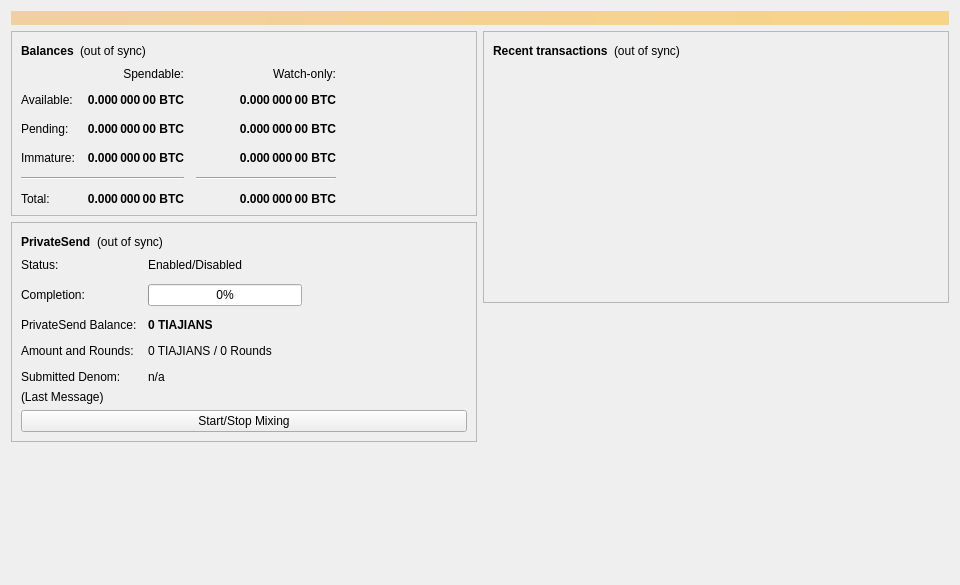
<?xml version="1.0" encoding="UTF-8"?>
<ui version="4.0">
 <class>OverviewPage</class>
 <widget class="QWidget" name="OverviewPage">
  <property name="geometry">
   <rect>
    <x>0</x>
    <y>0</y>
    <width>960</width>
    <height>585</height>
   </rect>
  </property>
  <property name="minimumSize">
   <size>
    <width>960</width>
    <height>0</height>
   </size>
  </property>
  <property name="windowTitle">
   <string>Form</string>
  </property>
  <layout class="QVBoxLayout" name="topLayout">
   <item>
    <widget class="QLabel" name="labelAlerts">
     <property name="visible">
      <bool>false</bool>
     </property>
     <property name="styleSheet">
      <string notr="true">QLabel { background-color: qlineargradient(x1: 0, y1: 0, x2: 1, y2: 0, stop:0 #F0D0A0, stop:1 #F8D488); color:#000000; }</string>
     </property>
     <property name="wordWrap">
      <bool>true</bool>
     </property>
     <property name="margin">
      <number>3</number>
     </property>
     <property name="textInteractionFlags">
      <set>Qt::TextSelectableByMouse</set>
     </property>
    </widget>
   </item>
   <item>
    <layout class="QHBoxLayout" name="horizontalLayout" stretch="1,1">
     <item>
      <layout class="QVBoxLayout" name="verticalLayout_2">
       <item>
        <widget class="QFrame" name="frame">
         <property name="frameShape">
          <enum>QFrame::StyledPanel</enum>
         </property>
         <property name="frameShadow">
          <enum>QFrame::Raised</enum>
         </property>
         <layout class="QVBoxLayout" name="verticalLayout_4">
          <item>
           <layout class="QHBoxLayout" name="horizontalLayout_4">
            <item>
             <widget class="QLabel" name="label_5">
              <property name="font">
               <font>
                <weight>75</weight>
                <bold>true</bold>
               </font>
              </property>
              <property name="text">
               <string>Balances</string>
              </property>
             </widget>
            </item>
            <item>
             <widget class="QLabel" name="labelWalletStatus">
              <property name="toolTip">
               <string>The displayed information may be out of date. Your wallet automatically synchronizes with the Tiajians network after a connection is established, but this process has not completed yet.</string>
              </property>
              <property name="text">
               <string notr="true">(out of sync)</string>
              </property>
              <property name="alignment">
               <set>Qt::AlignLeading|Qt::AlignLeft|Qt::AlignVCenter</set>
              </property>
             </widget>
            </item>
            <item>
             <spacer name="horizontalSpacer_3">
              <property name="orientation">
               <enum>Qt::Horizontal</enum>
              </property>
              <property name="sizeHint" stdset="0">
               <size>
                <width>40</width>
                <height>20</height>
               </size>
              </property>
             </spacer>
            </item>
           </layout>
          </item>
          <item>
           <layout class="QGridLayout" name="gridLayout">
            <property name="spacing">
             <number>12</number>
            </property>
            <item row="2" column="2">
             <widget class="QLabel" name="labelWatchPending">
              <property name="font">
               <font>
                <weight>75</weight>
                <bold>true</bold>
               </font>
              </property>
              <property name="cursor">
               <cursorShape>IBeamCursor</cursorShape>
              </property>
              <property name="toolTip">
               <string>Unconfirmed transactions to watch-only addresses</string>
              </property>
              <property name="text">
               <string notr="true">0.000 000 00 BTC</string>
              </property>
              <property name="alignment">
               <set>Qt::AlignRight|Qt::AlignTrailing|Qt::AlignVCenter</set>
              </property>
              <property name="textInteractionFlags">
               <set>Qt::LinksAccessibleByMouse|Qt::TextSelectableByKeyboard|Qt::TextSelectableByMouse</set>
              </property>
             </widget>
            </item>
            <item row="2" column="1">
             <widget class="QLabel" name="labelUnconfirmed">
              <property name="font">
               <font>
                <weight>75</weight>
                <bold>true</bold>
               </font>
              </property>
              <property name="cursor">
               <cursorShape>IBeamCursor</cursorShape>
              </property>
              <property name="toolTip">
               <string>Total of transactions that have yet to be confirmed, and do not yet count toward the spendable balance</string>
              </property>
              <property name="text">
               <string notr="true">0.000 000 00 BTC</string>
              </property>
              <property name="alignment">
               <set>Qt::AlignRight|Qt::AlignTrailing|Qt::AlignVCenter</set>
              </property>
              <property name="textInteractionFlags">
               <set>Qt::LinksAccessibleByMouse|Qt::TextSelectableByKeyboard|Qt::TextSelectableByMouse</set>
              </property>
             </widget>
            </item>
            <item row="3" column="2">
             <widget class="QLabel" name="labelWatchImmature">
              <property name="font">
               <font>
                <weight>75</weight>
                <bold>true</bold>
               </font>
              </property>
              <property name="cursor">
               <cursorShape>IBeamCursor</cursorShape>
              </property>
              <property name="toolTip">
               <string>Mined balance in watch-only addresses that has not yet matured</string>
              </property>
              <property name="text">
               <string notr="true">0.000 000 00 BTC</string>
              </property>
              <property name="alignment">
               <set>Qt::AlignRight|Qt::AlignTrailing|Qt::AlignVCenter</set>
              </property>
              <property name="textInteractionFlags">
               <set>Qt::LinksAccessibleByMouse|Qt::TextSelectableByKeyboard|Qt::TextSelectableByMouse</set>
              </property>
             </widget>
            </item>
            <item row="4" column="0" colspan="2">
             <widget class="Line" name="lineSpendableBalance">
              <property name="orientation">
               <enum>Qt::Horizontal</enum>
              </property>
             </widget>
            </item>
            <item row="4" column="2">
             <widget class="Line" name="lineWatchBalance">
              <property name="sizePolicy">
               <sizepolicy hsizetype="Preferred" vsizetype="Fixed">
                <horstretch>0</horstretch>
                <verstretch>0</verstretch>
               </sizepolicy>
              </property>
              <property name="minimumSize">
               <size>
                <width>140</width>
                <height>0</height>
               </size>
              </property>
              <property name="orientation">
               <enum>Qt::Horizontal</enum>
              </property>
             </widget>
            </item>
            <item row="5" column="0">
             <widget class="QLabel" name="labelTotalText">
              <property name="text">
               <string>Total:</string>
              </property>
             </widget>
            </item>
            <item row="3" column="1">
             <widget class="QLabel" name="labelImmature">
              <property name="font">
               <font>
                <weight>75</weight>
                <bold>true</bold>
               </font>
              </property>
              <property name="cursor">
               <cursorShape>IBeamCursor</cursorShape>
              </property>
              <property name="toolTip">
               <string>Mined balance that has not yet matured</string>
              </property>
              <property name="text">
               <string notr="true">0.000 000 00 BTC</string>
              </property>
              <property name="alignment">
               <set>Qt::AlignRight|Qt::AlignTrailing|Qt::AlignVCenter</set>
              </property>
              <property name="textInteractionFlags">
               <set>Qt::LinksAccessibleByMouse|Qt::TextSelectableByKeyboard|Qt::TextSelectableByMouse</set>
              </property>
             </widget>
            </item>
            <item row="2" column="3">
             <spacer name="horizontalSpacer_2">
              <property name="orientation">
               <enum>Qt::Horizontal</enum>
              </property>
              <property name="sizeHint" stdset="0">
               <size>
                <width>40</width>
                <height>20</height>
               </size>
              </property>
             </spacer>
            </item>
            <item row="3" column="0">
             <widget class="QLabel" name="labelImmatureText">
              <property name="text">
               <string>Immature:</string>
              </property>
             </widget>
            </item>
            <item row="5" column="1">
             <widget class="QLabel" name="labelTotal">
              <property name="font">
               <font>
                <weight>75</weight>
                <bold>true</bold>
               </font>
              </property>
              <property name="cursor">
               <cursorShape>IBeamCursor</cursorShape>
              </property>
              <property name="toolTip">
               <string>Your current total balance</string>
              </property>
              <property name="text">
               <string notr="true">0.000 000 00 BTC</string>
              </property>
              <property name="alignment">
               <set>Qt::AlignRight|Qt::AlignTrailing|Qt::AlignVCenter</set>
              </property>
              <property name="textInteractionFlags">
               <set>Qt::LinksAccessibleByMouse|Qt::TextSelectableByKeyboard|Qt::TextSelectableByMouse</set>
              </property>
             </widget>
            </item>
            <item row="5" column="2">
             <widget class="QLabel" name="labelWatchTotal">
              <property name="font">
               <font>
                <weight>75</weight>
                <bold>true</bold>
               </font>
              </property>
              <property name="cursor">
               <cursorShape>IBeamCursor</cursorShape>
              </property>
              <property name="toolTip">
               <string>Current total balance in watch-only addresses</string>
              </property>
              <property name="text">
               <string notr="true">0.000 000 00 BTC</string>
              </property>
              <property name="alignment">
               <set>Qt::AlignRight|Qt::AlignTrailing|Qt::AlignVCenter</set>
              </property>
              <property name="textInteractionFlags">
               <set>Qt::LinksAccessibleByMouse|Qt::TextSelectableByKeyboard|Qt::TextSelectableByMouse</set>
              </property>
             </widget>
            </item>
            <item row="0" column="2">
             <widget class="QLabel" name="labelWatchonly">
              <property name="text">
               <string>Watch-only:</string>
              </property>
              <property name="alignment">
               <set>Qt::AlignRight|Qt::AlignTrailing|Qt::AlignVCenter</set>
              </property>
             </widget>
            </item>
            <item row="1" column="0">
             <widget class="QLabel" name="labelBalanceText">
              <property name="text">
               <string>Available:</string>
              </property>
             </widget>
            </item>
            <item row="1" column="1">
             <widget class="QLabel" name="labelBalance">
              <property name="font">
               <font>
                <weight>75</weight>
                <bold>true</bold>
               </font>
              </property>
              <property name="cursor">
               <cursorShape>IBeamCursor</cursorShape>
              </property>
              <property name="toolTip">
               <string>Your current spendable balance</string>
              </property>
              <property name="text">
               <string notr="true">0.000 000 00 BTC</string>
              </property>
              <property name="alignment">
               <set>Qt::AlignRight|Qt::AlignTrailing|Qt::AlignVCenter</set>
              </property>
              <property name="textInteractionFlags">
               <set>Qt::LinksAccessibleByMouse|Qt::TextSelectableByKeyboard|Qt::TextSelectableByMouse</set>
              </property>
             </widget>
            </item>
            <item row="1" column="2">
             <widget class="QLabel" name="labelWatchAvailable">
              <property name="font">
               <font>
                <weight>75</weight>
                <bold>true</bold>
               </font>
              </property>
              <property name="cursor">
               <cursorShape>IBeamCursor</cursorShape>
              </property>
              <property name="toolTip">
               <string>Your current balance in watch-only addresses</string>
              </property>
              <property name="text">
               <string notr="true">0.000 000 00 BTC</string>
              </property>
              <property name="alignment">
               <set>Qt::AlignRight|Qt::AlignTrailing|Qt::AlignVCenter</set>
              </property>
              <property name="textInteractionFlags">
               <set>Qt::LinksAccessibleByMouse|Qt::TextSelectableByKeyboard|Qt::TextSelectableByMouse</set>
              </property>
             </widget>
            </item>
            <item row="2" column="0">
             <widget class="QLabel" name="labelPendingText">
              <property name="text">
               <string>Pending:</string>
              </property>
             </widget>
            </item>
            <item row="0" column="1">
             <widget class="QLabel" name="labelSpendable">
              <property name="text">
               <string>Spendable:</string>
              </property>
              <property name="alignment">
               <set>Qt::AlignRight|Qt::AlignTrailing|Qt::AlignVCenter</set>
              </property>
             </widget>
            </item>
           </layout>
          </item>
         </layout>
        </widget>
       </item>
       <item>
        <widget class="QFrame" name="framePrivateSend">
         <property name="layoutDirection">
          <enum>Qt::LeftToRight</enum>
         </property>
         <property name="frameShape">
          <enum>QFrame::StyledPanel</enum>
         </property>
         <property name="frameShadow">
          <enum>QFrame::Raised</enum>
         </property>
         <layout class="QVBoxLayout" name="VerticalLayout_PS1">
          <item>
           <layout class="QHBoxLayout" name="horizontalLayout_5">
            <item>
             <widget class="QLabel" name="labelPrivateSendHeader">
              <property name="font">
               <font>
                <weight>75</weight>
                <bold>true</bold>
               </font>
              </property>
              <property name="text">
               <string>PrivateSend</string>
              </property>
             </widget>
            </item>
            <item>
             <widget class="QLabel" name="labelPrivateSendSyncStatus">
              <property name="toolTip">
               <string>The displayed information may be out of date. Your wallet automatically synchronizes with the Tiajians network after a connection is established, but this process has not completed yet.</string>
              </property>
              <property name="text">
               <string notr="true">(out of sync)</string>
              </property>
              <property name="alignment">
               <set>Qt::AlignLeading|Qt::AlignLeft|Qt::AlignVCenter</set>
              </property>
             </widget>
            </item>
            <item>
             <spacer name="horizontalSpacer_4">
              <property name="orientation">
               <enum>Qt::Horizontal</enum>
              </property>
              <property name="sizeHint" stdset="0">
               <size>
                <width>40</width>
                <height>20</height>
               </size>
              </property>
             </spacer>
            </item>
           </layout>
          </item>
          <item>
           <layout class="QFormLayout" name="privateSendFormLayout">
            <property name="fieldGrowthPolicy">
             <enum>QFormLayout::AllNonFixedFieldsGrow</enum>
            </property>
            <property name="horizontalSpacing">
             <number>11</number>
            </property>
            <property name="verticalSpacing">
             <number>12</number>
            </property>
            <item row="0" column="0">
             <widget class="QLabel" name="labelPrivateSendEnabledText">
              <property name="text">
               <string>Status:</string>
              </property>
             </widget>
            </item>
            <item row="0" column="1">
             <widget class="QLabel" name="labelPrivateSendEnabled">
              <property name="text">
               <string>Enabled/Disabled</string>
              </property>
             </widget>
            </item>
            <item row="1" column="0">
             <widget class="QLabel" name="labelCompletitionText">
              <property name="text">
               <string>Completion:</string>
              </property>
             </widget>
            </item>
            <item row="1" column="1">
             <widget class="QProgressBar" name="privateSendProgress">
              <property name="maximumSize">
               <size>
                <width>154</width>
                <height>16777215</height>
               </size>
              </property>
              <property name="value">
               <number>0</number>
              </property>
             </widget>
            </item>
            <item row="2" column="0">
             <widget class="QLabel" name="labelAnonymizedText">
              <property name="text">
               <string>PrivateSend Balance:</string>
              </property>
             </widget>
            </item>
            <item row="2" column="1">
             <widget class="QLabel" name="labelAnonymized">
              <property name="font">
               <font>
                <weight>75</weight>
                <bold>true</bold>
               </font>
              </property>
              <property name="text">
               <string notr="true">0 TIAJIANS</string>
              </property>
             </widget>
            </item>
            <item row="3" column="0">
             <widget class="QLabel" name="labelAmountAndRoundsText">
              <property name="text">
               <string>Amount and Rounds:</string>
              </property>
             </widget>
            </item>
            <item row="3" column="1">
             <widget class="QLabel" name="labelAmountRounds">
              <property name="text">
               <string>0 TIAJIANS / 0 Rounds</string>
              </property>
             </widget>
            </item>
            <item row="4" column="0">
             <widget class="QLabel" name="labelSubmittedDenomText">
              <property name="text">
               <string>Submitted Denom:</string>
              </property>
             </widget>
            </item>
            <item row="4" column="1">
             <widget class="QLabel" name="labelSubmittedDenom">
              <property name="toolTip">
               <string>The denominations you submitted to the Masternode.&lt;br&gt;To mix, other users must submit the exact same denominations.</string>
              </property>
              <property name="text">
               <string>n/a</string>
              </property>
             </widget>
            </item>
           </layout>
          </item>
          <item>
           <layout class="QVBoxLayout" name="VerticalLayout_PS">
            <item>
             <widget class="QLabel" name="labelPrivateSendLastMessage">
              <property name="text">
               <string>(Last Message)</string>
              </property>
              <property name="alignment">
               <set>Qt::AlignLeading|Qt::AlignLeft|Qt::AlignTop</set>
              </property>
              <property name="wordWrap">
               <bool>true</bool>
              </property>
             </widget>
            </item>
            <item>
             <widget class="QPushButton" name="togglePrivateSend">
              <property name="sizePolicy">
               <sizepolicy hsizetype="MinimumExpanding" vsizetype="Fixed">
                <horstretch>0</horstretch>
                <verstretch>0</verstretch>
               </sizepolicy>
              </property>
              <property name="text">
               <string>Start/Stop Mixing</string>
              </property>
             </widget>
            </item>
           </layout>
          </item>
         </layout>
        </widget>
       </item>
       <item>
        <spacer name="verticalSpacer">
         <property name="orientation">
          <enum>Qt::Vertical</enum>
         </property>
         <property name="sizeHint" stdset="0">
          <size>
           <width>20</width>
           <height>40</height>
          </size>
         </property>
        </spacer>
       </item>
      </layout>
     </item>
     <item>
      <layout class="QVBoxLayout" name="verticalLayout_3">
       <item>
        <widget class="QFrame" name="frame_2">
         <property name="frameShape">
          <enum>QFrame::StyledPanel</enum>
         </property>
         <property name="frameShadow">
          <enum>QFrame::Raised</enum>
         </property>
         <layout class="QVBoxLayout" name="verticalLayout">
          <item>
           <layout class="QHBoxLayout" name="horizontalLayout_2">
            <item>
             <widget class="QLabel" name="label_4">
              <property name="font">
               <font>
                <weight>75</weight>
                <bold>true</bold>
               </font>
              </property>
              <property name="text">
               <string>Recent transactions</string>
              </property>
             </widget>
            </item>
            <item>
             <widget class="QLabel" name="labelTransactionsStatus">
              <property name="toolTip">
               <string>The displayed information may be out of date. Your wallet automatically synchronizes with the Tiajians network after a connection is established, but this process has not completed yet.</string>
              </property>
              <property name="text">
               <string notr="true">(out of sync)</string>
              </property>
              <property name="alignment">
               <set>Qt::AlignLeading|Qt::AlignLeft|Qt::AlignVCenter</set>
              </property>
             </widget>
            </item>
            <item>
             <spacer name="horizontalSpacer">
              <property name="orientation">
               <enum>Qt::Horizontal</enum>
              </property>
              <property name="sizeHint" stdset="0">
               <size>
                <width>40</width>
                <height>20</height>
               </size>
              </property>
             </spacer>
            </item>
           </layout>
          </item>
          <item>
           <widget class="QListView" name="listTransactions">
            <property name="styleSheet">
             <string notr="true">QListView { background: transparent; }</string>
            </property>
            <property name="frameShape">
             <enum>QFrame::NoFrame</enum>
            </property>
            <property name="verticalScrollBarPolicy">
             <enum>Qt::ScrollBarAlwaysOff</enum>
            </property>
            <property name="horizontalScrollBarPolicy">
             <enum>Qt::ScrollBarAlwaysOff</enum>
            </property>
            <property name="selectionMode">
             <enum>QAbstractItemView::NoSelection</enum>
            </property>
           </widget>
          </item>
         </layout>
        </widget>
       </item>
       <item>
        <spacer name="verticalSpacer_2">
         <property name="orientation">
          <enum>Qt::Vertical</enum>
         </property>
         <property name="sizeHint" stdset="0">
          <size>
           <width>20</width>
           <height>40</height>
          </size>
         </property>
        </spacer>
       </item>
      </layout>
     </item>
    </layout>
   </item>
  </layout>
 </widget>
 <resources/>
 <connections/>
</ui>
